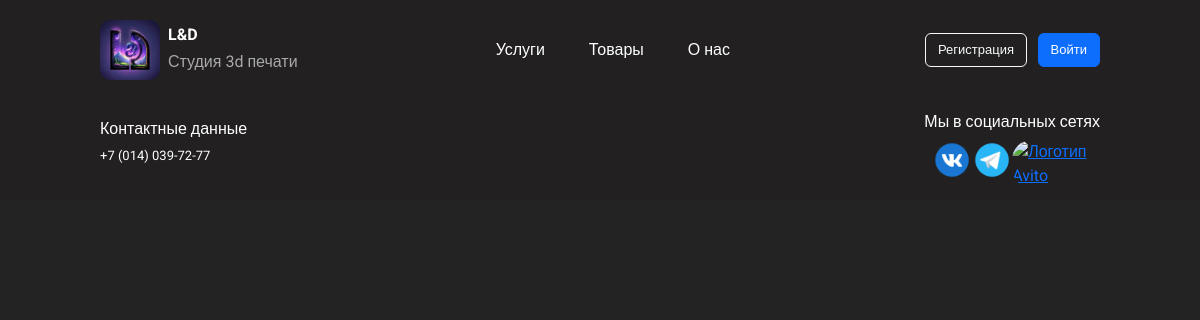
/servises, run on an earlier commit of the app's database.
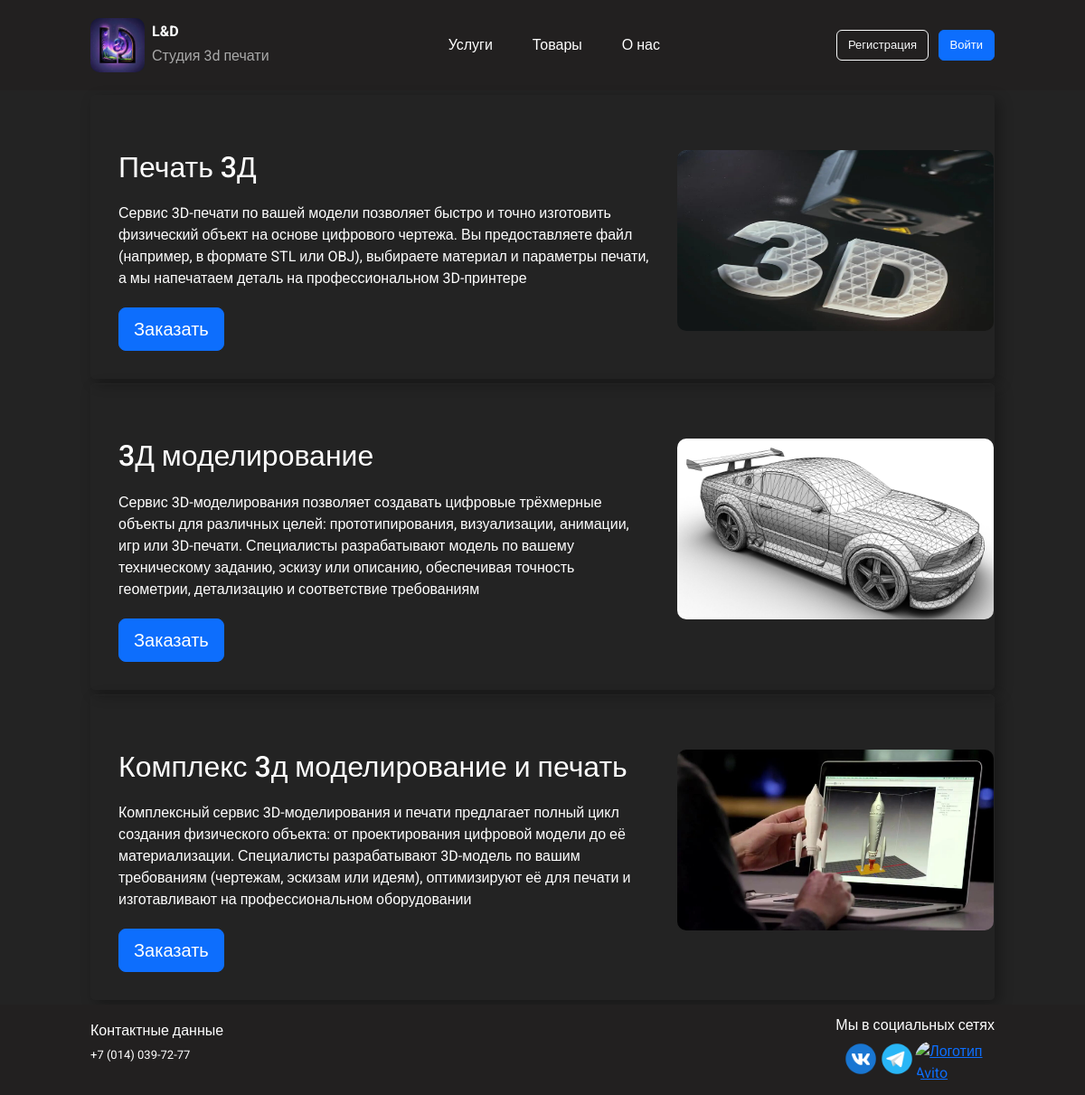
And on a later commit of the database.
### main/models.py (models this page shows)
class Services(models.Model):
    name = models.CharField(max_length=100, blank=True)
    description = models.TextField(blank=True, null=True)
    image = models.ImageField(upload_to="images/", blank=True, null=True)

### main/views.py (the view)
# urls.py: path("servises", ServicesView.as_view(), name="services"),
class ServicesView(View):
    def get(self, request):
        services = Services.objects.all()
        context = {
            'services': services,
        }
        return render(request, 'main/servises.html', context=context)

### main/templates/main/servises.html
{% extends 'main/index.html' %}
{% load static %}
{% block first_section %}
<body style="background: #232323">
    <section class="servises-block">
    {% if services is None %}
        <h2>Услуг пока нет(</h2>
    {% else %}
        {% for service in services %}
            <div class="fix-container2">
                <div class="service">
                    <h2>{{ service.name }}</h2>
                     <p>{{ service.description }}</p>
                    <button type="button" class="btn btn-primary btn-lg">Заказать</button>
                </div>
                <div>
                    <img src="{{ service.image}}">
                </div>
            </div>
        {% endfor %}
    {% endif %}
    </section>
</body>
{% endblock %}

What changed in the data, as far as the page shows it:
added Services: name "Печать 3Д", description "Сервис 3D-печати по вашей модели позволяет быстро и точно изготовить физический объект на основе цифрового чертежа. Вы предоставляете файл (например, в формате STL или OBJ), выбираете материал и параметры печати, а мы напечатаем деталь на профессиональном 3D-принтере", image (picture)
added Services: name "3Д моделирование", description "Сервис 3D-моделирования позволяет создавать цифровые трёхмерные объекты для различных целей: прототипирования, визуализации, анимации, игр или 3D-печати. Специалисты разрабатывают модель по вашему техническому заданию, эскизу или описанию, обеспечивая точность геометрии, детализацию и соответствие требованиям", image (picture)
added Services: name "Комплекс 3д моделирование и печать", description "Комплексный сервис 3D-моделирования и печати предлагает полный цикл создания физического объекта: от проектирования цифровой модели до её материализации. Специалисты разрабатывают 3D-модель по вашим требованиям (чертежам, эскизам или идеям), оптимизируют её для печати и изготавливают на профессиональном оборудовании", image (picture)
